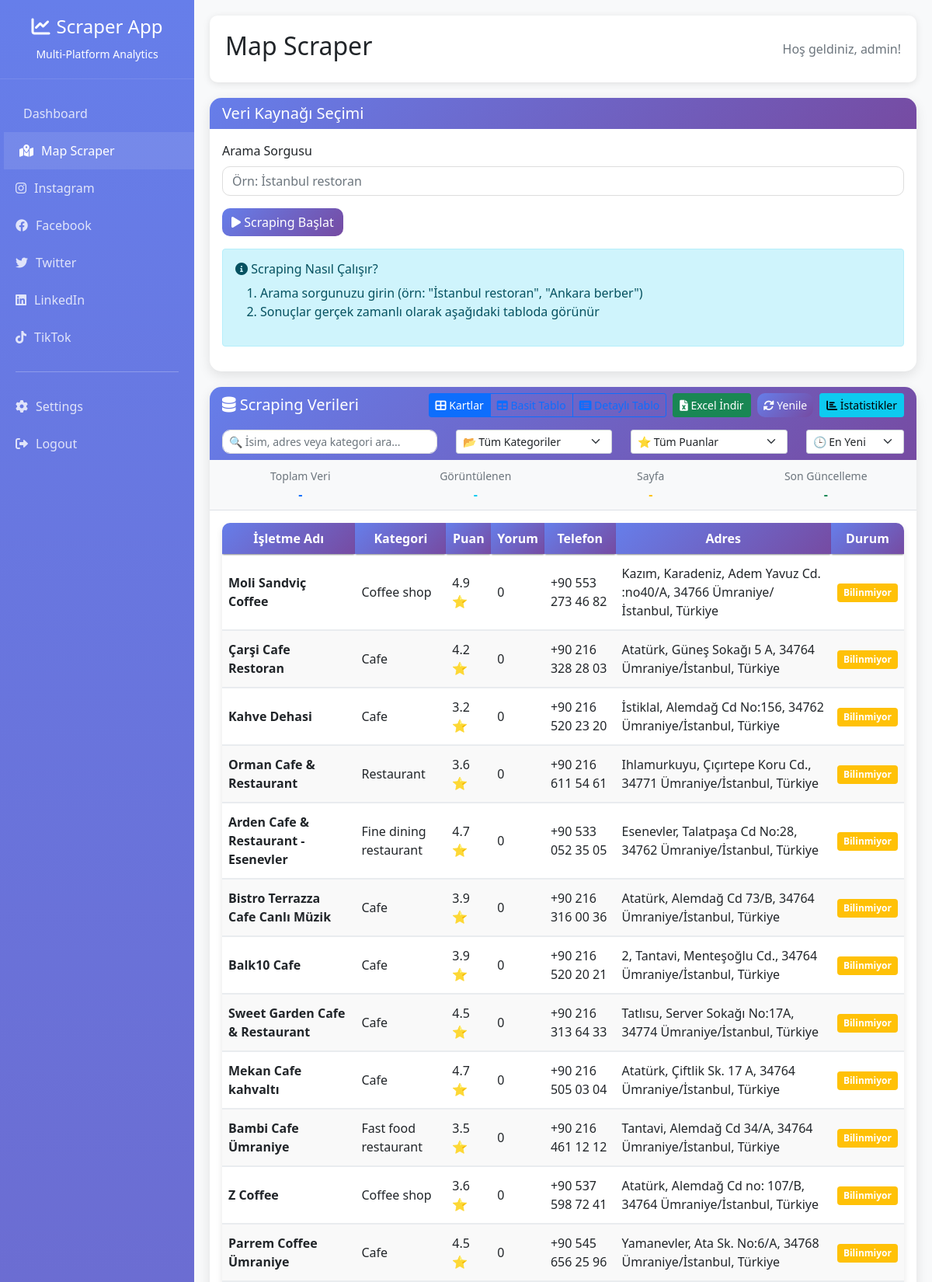
Page /map-scraper/ (signed in, upper part) on the committed database.
### mapscraper/models.py (models this page shows, shortened)
class MapData(models.Model):
    name = models.CharField(max_length=255)
    address = models.TextField()
    phone = models.CharField(max_length=50, blank=True, null=True)
    website = models.URLField(blank=True, null=True)
    rating = models.FloatField(blank=True, null=True)
    reviews_count = models.IntegerField(blank=True, null=True)
    latitude = models.FloatField(blank=True, null=True)
    longitude = models.FloatField(blank=True, null=True)
    category = models.CharField(max_length=255, blank=True, null=True)
    created_at = models.DateTimeField(auto_now_add=True)
    updated_at = models.DateTimeField(auto_now=True)
    class Meta:
        ordering = ['-created_at']
        unique_together = ['name', 'address']

### mapscraper/views.py (the view)
# urls.py: path('map-scraper/', views.map_scraper_view, name='map_scraper'),
@login_required
def map_scraper_view(request):
    map_data = list(MapData.objects.all()[:1000].values())
    jobs = ScrapingJob.objects.filter(user=request.user)[:10]
    context = {
        'map_data': map_data,
        'jobs': jobs,
    }
    return render(request, 'map_scraper.html', context)

### mapscraper/templatetags/custom_filters.py (called while the page is built)
@register.filter
def human_readable_number(value):
    try:
        value = int(value)
        if value >= 1000000:
            return f"{value/1000000:.1f}M"
        elif value >= 1000:
            return f"{value/1000:.1f}K"
        else:
            return str(value)
    except (ValueError, TypeError):
        return value

### templates/map_scraper.html (shortened to what this page needs)
{% extends 'base.html' %}
{% load custom_filters %}
{% block content %}
<div class="map-container">
    <div class="header">
        <div class="d-flex justify-content-between align-items-center">
            <div class="d-flex align-items-center">
                <h2>Map Scraper</h2>
            </div>
            <div>
                <span class="text-muted">Hoş geldiniz, {{ user.username }}!</span>
            </div>
        </div>
    </div>
        <div class="card">
            <div class="card-header">
                <h5 class="mb-0">Veri Kaynağı Seçimi</h5>
            </div>
            <div class="card-body">
                <form id="scrapingForm">
                    <div class="row">
                        <div class="col-md-12">
                            <div class="mb-3">
                                <label for="query" class="form-label">Arama Sorgusu</label>
                                <input type="text" class="form-control" id="query" placeholder="Örn: İstanbul restoran" required>
                            </div>
                        </div>
                    </div>
                    <button type="submit" class="btn btn-primary">
                        <i class="fas fa-play"></i> Scraping Başlat
                    </button>
                </form>
                <div class="mt-3">
                    <div class="alert alert-info">
                        <h6><i class="fas fa-info-circle"></i> Scraping Nasıl Çalışır?</h6>
                        <ol>
                            <li>Arama sorgunuzu girin (örn: "İstanbul restoran", "Ankara berber")</li>
                            <li>Sonuçlar gerçek zamanlı olarak aşağıdaki tabloda görünür</li>
                        </ol>
                    </div>
                </div>
            </div>
        </div>
        <div class="card">
            <div class="card-header">
                <div class="d-flex justify-content-between align-items-center">
                    <h5 class="mb-0"><i class="fas fa-database"></i> Scraping Verileri</h5>
                    <div class="d-flex gap-2 flex-wrap">
                        <div class="btn-group" role="group">
                            <button class="btn btn-sm btn-outline-primary active" onclick="toggleView('cards')" id="cardsViewBtn">
                                <i class="fas fa-th-large"></i> Kartlar
                            </button>
                            <button class="btn btn-sm btn-outline-primary" onclick="toggleView('table')" id="tableViewBtn">
                                <i class="fas fa-table"></i> Basit Tablo
                            </button>
                            <button class="btn btn-sm btn-outline-primary" onclick="toggleView('detailed')" id="detailedViewBtn">
                                <i class="fas fa-list-alt"></i> Detaylı Tablo
                            </button>
                        </div>
                        <button class="btn btn-sm btn-success" onclick="exportToExcel()">
                            <i class="fas fa-file-excel"></i> Excel İndir
                        </button>
                        <button class="btn btn-sm btn-primary" onclick="refreshMapData()">
                            <i class="fas fa-sync-alt"></i> Yenile
                        </button>
                        <button class="btn btn-sm btn-info" onclick="getDatabaseStats()">
                            <i class="fas fa-chart-bar"></i> İstatistikler
                        </button>
                    </div>
                </div>
                <div class="mt-3" id="simpleFilters">
                    <div class="row">
                        <div class="col-md-4">
                            <input type="text" class="form-control form-control-sm" id="searchInput" placeholder="🔍 İsim, adres veya kategori ara..." onkeyup="filterData()">
                        </div>
                        <div class="col-md-3">
                            <select class="form-select form-select-sm" id="categoryFilter" onchange="filterData()">
                                <option value="">📂 Tüm Kategoriler</option>
                            </select>
                        </div>
                        <div class="col-md-3">
                            <select class="form-select form-select-sm" id="ratingFilter" onchange="filterData()">
                                <option value="">⭐ Tüm Puanlar</option>
                            </select>
                        </div>
                        <div class="col-md-2">
                            <select class="form-select form-select-sm" id="sortBy" onchange="sortData()">
                                <option value="newest">🕒 En Yeni</option>
                            </select>
                        </div>
                    </div>
                </div>
            </div>
            <div class="card-body p-0">
                <div class="px-3 py-2 bg-light border-bottom">
                    <div class="row text-center">
                        <div class="col-md-3">
                            <small class="text-muted">Toplam Veri</small>
                            <div class="fw-bold text-primary" id="totalCount">-</div>
                        </div>
                        <div class="col-md-3">
                            <small class="text-muted">Görüntülenen</small>
                            <div class="fw-bold text-info" id="displayedCount">-</div>
                        </div>
                        <div class="col-md-3">
                            <small class="text-muted">Sayfa</small>
                            <div class="fw-bold text-warning" id="currentPageInfo">-</div>
                        </div>
                        <div class="col-md-3">
                            <small class="text-muted">Son Güncelleme</small>
                            <div class="fw-bold text-success" id="lastUpdate">-</div>
                        </div>
                    </div>
                </div>
                <div id="mapDataContainer" class="p-3">
                    <div class="table-responsive">
                        <table class="table table-hover">
                            <thead>
                                <tr>
                                    <th>İşletme Adı</th>
                                    <th>Kategori</th>
                                    <th>Puan</th>
                                    <th>Yorum</th>
                                    <th>Telefon</th>
                                    <th>Adres</th>
                                    <th>Durum</th>
                                </tr>
                            </thead>
                            <tbody>
                                {% for data in map_data %}
                                <tr>
                                    <td><strong>{{ data.name|default:"Bilinmiyor" }}</strong></td>
                                    <td>{{ data.category|default:"Genel" }}</td>
                                    <td>{{ data.rating|default:"0" }} ⭐</td>
                                    <td>{{ data.reviews_count|human_readable_number|default:"0" }}</td>
                                    <td>{{ data.phone|default:"Yok" }}</td>
                                    <td>{{ data.address|default:"Bilinmiyor" }}</td>
                                    <td>
                                        {% if data.is_open %}
                                            <span class="badge bg-success">Açık</span>
                                        {% elif data.is_open == False %}
                                            <span class="badge bg-danger">Kapalı</span>
                                        {% else %}
                                            <span class="badge bg-warning">Bilinmiyor</span>
                                        {% endif %}
                                    </td>
                                </tr>
                                {% endfor %}
                            </tbody>
                        </table>
                    </div>
                </div>
            </div>
        </div>
    </div>
</div>
{% endblock %}

### templates/map_scraper.html (style rules this page uses)
.map-container { max-width: 1400px; margin: 0 auto; padding: 20px; }
.header { background: white; border-radius: 10px; padding: 20px; margin-bottom: 20px; box-shadow: 0 2px 10px rgba(0,0,0,0.1); }
.card { border-radius: 15px; box-shadow: 0 5px 15px rgba(0,0,0,0.1); border: none; margin-bottom: 20px; }
.card-header { background: linear-gradient(135deg, #667eea 0%, #764ba2 100%); color: white; border-radius: 15px 15px 0 0 !important; border: none; }
.btn-primary { background: linear-gradient(135deg, #667eea 0%, #764ba2 100%); border: none; border-radius: 10px; transition: all 0.3s ease; }
.form-control { border-radius: 10px; border: 1px solid #ddd; }
.table-responsive { max-height: 80vh; overflow-y: auto; overflow-x: auto; }
.table th { position: sticky; top: 0; background-color: #f8f9fa; z-index: 10; box-shadow: 0 2px 2px -1px rgba(0, 0, 0, 0.4); }
.table { border-collapse: separate; border-spacing: 0; }
.table thead th { background: linear-gradient(135deg, #667eea 0%, #764ba2 100%); color: white; border: none; font-weight: 600; text-align: center; }
.table tbody tr { transition: all 0.2s ease; }
.table tbody td { vertical-align: middle; border-color: #e9ecef; padding: 12px 8px; }
.table tbody tr:nth-child(even) { background-color: #f9f9f9; }
.table tbody tr:nth-child(odd) { background-color: white; }
.badge { font-size: 0.75rem; padding: 0.375rem 0.5rem; }
.table-responsive { border-radius: 10px; box-shadow: 0 4px 8px rgba(0,0,0,0.1); }
.table { margin-bottom: 0; }
.table td { vertical-align: middle; padding: 0.75rem; border-top: 1px solid #dee2e6; }

### rows in the picture
MapData: name "Moli Sandviç Coffee", category "Coffee shop", rating "4.9", reviews_count|human_readable_number "0", phone "+90 553 273 46 82", address "Kazım, Karadeniz, Adem Yavuz Cd. :no40/A, 34766 Ümraniye/İstanbul, Türkiye"
MapData: name "Çarşi Cafe Restoran", category "Cafe", rating "4.2", reviews_count|human_readable_number "0", phone "+90 216 328 28 03", address "Atatürk, Güneş Sokağı 5 A, 34764 Ümraniye/İstanbul, Türkiye"
MapData: name "Kahve Dehasi", category "Cafe", rating "3.2", reviews_count|human_readable_number "0", phone "+90 216 520 23 20", address "İstiklal, Alemdağ Cd No:156, 34762 Ümraniye/İstanbul, Türkiye"
MapData: name "Orman Cafe & Restaurant", category "Restaurant", rating "3.6", reviews_count|human_readable_number "0", phone "+90 216 611 54 61", address "Ihlamurkuyu, Çıçırtepe Koru Cd., 34771 Ümraniye/İstanbul, Türkiye"
MapData: name "Arden Cafe & Restaurant - Esenevler", category "Fine dining restaurant", rating "4.7", reviews_count|human_readable_number "0", phone "+90 533 052 35 05", address "Esenevler, Talatpaşa Cd No:28, 34762 Ümraniye/İstanbul, Türkiye"
MapData: name "Bistro Terrazza Cafe Canlı Müzik", category "Cafe", rating "3.9", reviews_count|human_readable_number "0", phone "+90 216 316 00 36", address "Atatürk, Alemdağ Cd 73/B, 34764 Ümraniye/İstanbul, Türkiye"
MapData: name "Balk10 Cafe", category "Cafe", rating "3.9", reviews_count|human_readable_number "0", phone "+90 216 520 20 21", address "2, Tantavi, Menteşoğlu Cd., 34764 Ümraniye/İstanbul, Türkiye"
MapData: name "Sweet Garden Cafe & Restaurant", category "Cafe", rating "4.5", reviews_count|human_readable_number "0", phone "+90 216 313 64 33", address "Tatlısu, Server Sokağı No:17A, 34774 Ümraniye/İstanbul, Türkiye"
MapData: name "Mekan Cafe kahvaltı", category "Cafe", rating "4.7", reviews_count|human_readable_number "0", phone "+90 216 505 03 04", address "Atatürk, Çiftlik Sk. 17 A, 34764 Ümraniye/İstanbul, Türkiye"
MapData: name "Bambi Cafe Ümraniye", category "Fast food restaurant", rating "3.5", reviews_count|human_readable_number "0", phone "+90 216 461 12 12", address "Tantavi, Alemdağ Cd 34/A, 34764 Ümraniye/İstanbul, Türkiye"
MapData: name "Z Coffee", category "Coffee shop", rating "3.6", reviews_count|human_readable_number "0", phone "+90 537 598 72 41", address "Atatürk, Alemdağ Cd no: 107/B, 34764 Ümraniye/İstanbul, Türkiye"
MapData: name "Parrem Coffee Ümraniye", category "Cafe", rating "4.5", reviews_count|human_readable_number "0", phone "+90 545 656 25 96", address "Yamanevler, Ata Sk. No:6/A, 34768 Ümraniye/İstanbul, Türkiye"

### other values in the picture
{{ user.username }} "admin"
